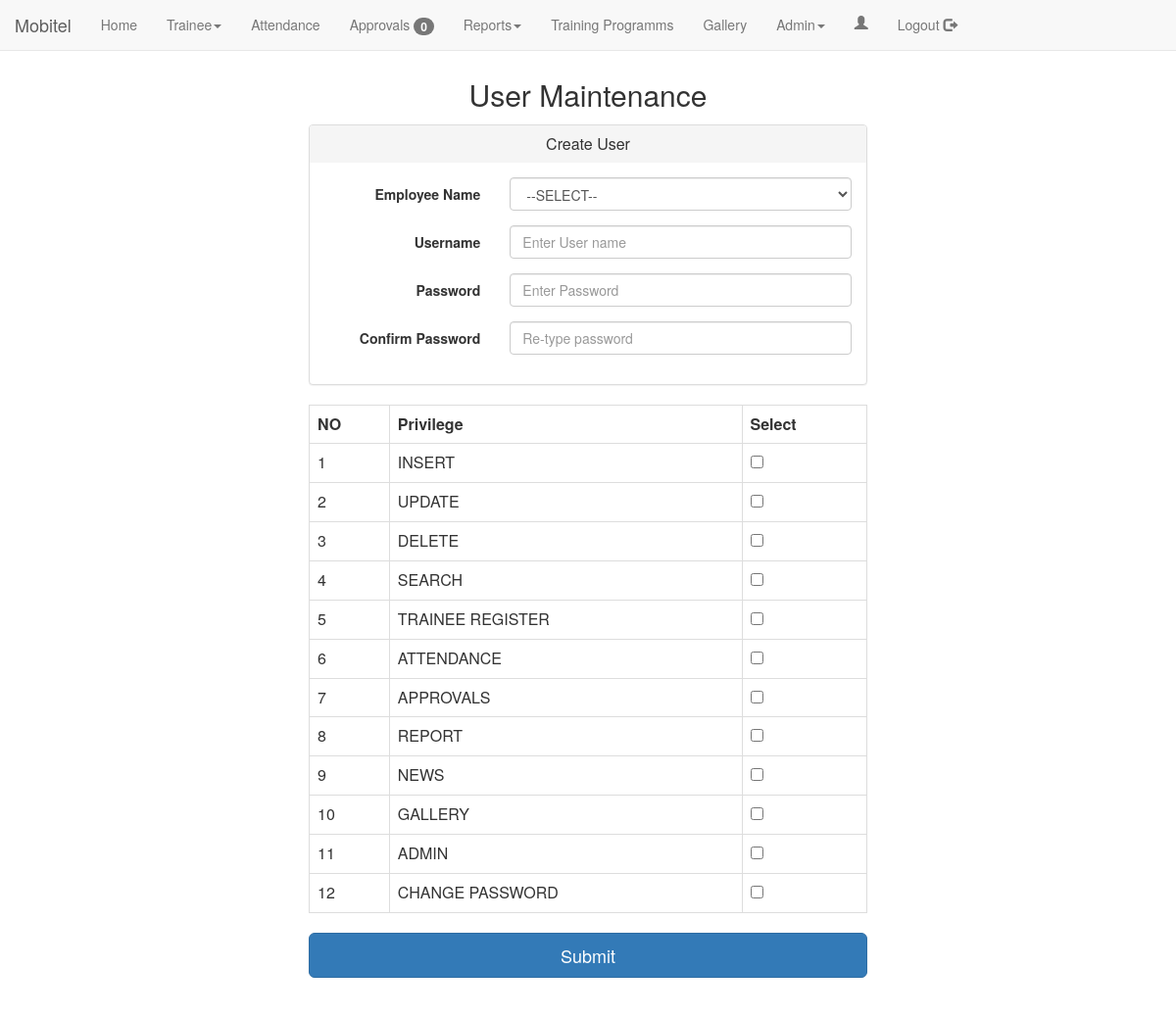
/userMaintenance.php (signed in), run on the app's committed database.
### tables this page shows
CREATE TABLE IF NOT EXISTS `tbl_accesspoint_discription` (
  `idaccessPoint` int(3) NOT NULL AUTO_INCREMENT,
  `description` text NOT NULL,
  PRIMARY KEY (`idaccessPoint`)
);

### userMaintenance.php (the view, shortened to what this page needs)
  <html>
  <head>
    <?php include("header.php") ?>
  </head>
  <body data-spy="scroll" data-target=".navbar" data-offset="50">
    <br>
    <br>
    <br>
    <div>
      <center>
        <h2>User Maintenance</h2>
      </center>
    </div>
    <center>
      <form class="form-horizontal" method="post" action="#">
        <div class="container col-md-6 col-sm-offset-3 ">
          <div class="panel-group">
            <div class="panel panel-default">
              <div class="panel-heading">
                <h4 class="panel-title">Create User</h4>
              </div>
              <div>
                <div class="panel-body">
                  <div class="form-group">
                    <label for="inputText2" class="col-sm-4 control-label">Employee Name</label>
                    <div class="col-sm-8">
                      <select class="form-control" name="selectOption" autofocus="autofocus">
                        <option value="0">--SELECT--</option>
                    </select>
                  </div>
                </div>
                <div class="form-group">
                  <label for="inputText2" class="col-sm-4 control-label">Username</label>
                  <div class="col-sm-8">
                    <input type="text" class="form-control" name="txtusername"
                    id="txtusername"
                    placeholder="Enter User name"  required>
                  </div>
                </div>
                <div class="form-group">
                  <label for="inputText2" class="col-sm-4 control-label">Password</label>
                  <div class="col-sm-8">
                    <input type="password" class="form-control" name="txtpassword"
                    id="txtpassword"
                    placeholder="Enter Password" required>
                  </div>
                </div>
                <div class="form-group">
                  <label for="inputText2" class="col-sm-4 control-label">Confirm Password</label>
                  <div class="col-sm-8">
                    <input type="password" class="form-control" name="txtconpassword"
                    id="txtconpassword"
                    placeholder="Re-type password" required>
                  </div>
                </div>
              </div>
            </div>
          </div>
        </div> <table class="table table-hover table-bordered ">
          <tr>
            <th>NO</th>
            <th>Privilege</th>
            <th>Select</th>
          </tr>
          <?php
		  $sql = "SELECT *  FROM tbl_accesspoint_discription";
                                    $accesspoint_discription = $con->query($sql);
                                    if ($accesspoint_discription->num_rows >= 1) :
                                        while ($row = mysqli_fetch_assoc($accesspoint_discription)):?>
            <tr>
              <td><?php echo $row["idaccessPoint"]?></td>
              <td><?php echo $row["description"]?></td>
              <td><input type="checkbox" name="cb[]" value="<?php echo $row["idaccessPoint"]?>"></td>
            </tr>
            <?php
          endwhile;
        endif; ?>
      </table>
      <input type="submit" class="btn btn-primary btn-lg btn-block" name="btnSubmit">
    </div>
  </form>
</center>
</body>
</html>

### data on the page
tbl_accesspoint_discription: idaccessPoint "1", description "INSERT"
tbl_accesspoint_discription: idaccessPoint "2", description "UPDATE"
tbl_accesspoint_discription: idaccessPoint "3", description "DELETE"
tbl_accesspoint_discription: idaccessPoint "4", description "SEARCH"
tbl_accesspoint_discription: idaccessPoint "5", description "TRAINEE REGISTER"
tbl_accesspoint_discription: idaccessPoint "6", description "ATTENDANCE"
tbl_accesspoint_discription: idaccessPoint "7", description "APPROVALS"
tbl_accesspoint_discription: idaccessPoint "8", description "REPORT"
tbl_accesspoint_discription: idaccessPoint "9", description "NEWS"
tbl_accesspoint_discription: idaccessPoint "10", description "GALLERY"
tbl_accesspoint_discription: idaccessPoint "11", description "ADMIN"
tbl_accesspoint_discription: idaccessPoint "12", description "CHANGE PASSWORD"

### other printed values
$count "0"
